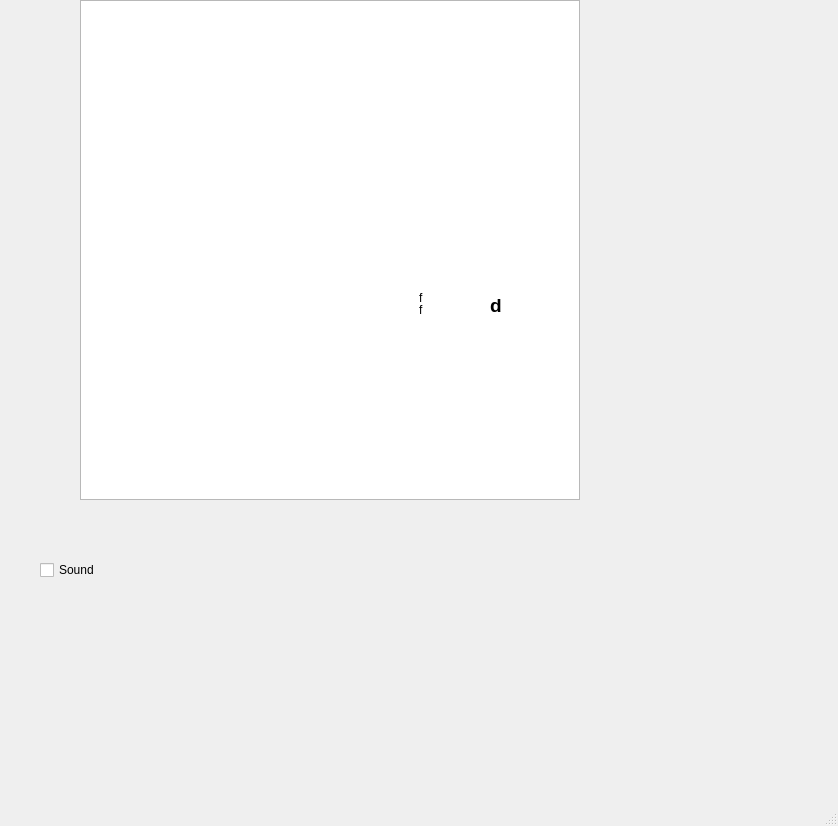
<?xml version="1.0" encoding="UTF-8"?>
<ui version="4.0">
 <class>MainWindowAnimate</class>
 <widget class="QMainWindow" name="MainWindowAnimate">
  <property name="geometry">
   <rect>
    <x>0</x>
    <y>0</y>
    <width>838</width>
    <height>826</height>
   </rect>
  </property>
  <property name="windowTitle">
   <string>MainWindow</string>
  </property>
  <widget class="QWidget" name="centralwidget">
   <widget class="QGraphicsView" name="display">
    <property name="geometry">
     <rect>
      <x>80</x>
      <y>0</y>
      <width>500</width>
      <height>500</height>
     </rect>
    </property>
    <property name="sizePolicy">
     <sizepolicy hsizetype="Fixed" vsizetype="Fixed">
      <horstretch>0</horstretch>
      <verstretch>0</verstretch>
     </sizepolicy>
    </property>
    <property name="maximumSize">
     <size>
      <width>500</width>
      <height>500</height>
     </size>
    </property>
    <property name="verticalScrollBarPolicy">
     <enum>Qt::ScrollBarAlwaysOff</enum>
    </property>
    <property name="horizontalScrollBarPolicy">
     <enum>Qt::ScrollBarAlwaysOff</enum>
    </property>
   </widget>
   <widget class="QCheckBox" name="sound">
    <property name="geometry">
     <rect>
      <x>40</x>
      <y>560</y>
      <width>87</width>
      <height>20</height>
     </rect>
    </property>
    <property name="text">
     <string>Sound</string>
    </property>
   </widget>
   <widget class="QLabel" name="cityName">
    <property name="geometry">
     <rect>
      <x>419</x>
      <y>300</y>
      <width>59</width>
      <height>20</height>
     </rect>
    </property>
    <property name="acceptDrops">
     <bool>false</bool>
    </property>
    <property name="text">
     <string>f</string>
    </property>
   </widget>
   <widget class="QLabel" name="weather">
    <property name="geometry">
     <rect>
      <x>419</x>
      <y>290</y>
      <width>59</width>
      <height>15</height>
     </rect>
    </property>
    <property name="text">
     <string>f</string>
    </property>
   </widget>
   <widget class="QLabel" name="temp">
    <property name="geometry">
     <rect>
      <x>490</x>
      <y>280</y>
      <width>91</width>
      <height>51</height>
     </rect>
    </property>
    <property name="font">
     <font>
      <pointsize>14</pointsize>
      <weight>75</weight>
      <bold>true</bold>
     </font>
    </property>
    <property name="text">
     <string>d</string>
    </property>
   </widget>
  </widget>
  <widget class="QMenuBar" name="menubar">
   <property name="geometry">
    <rect>
     <x>0</x>
     <y>0</y>
     <width>838</width>
     <height>20</height>
    </rect>
   </property>
  </widget>
  <widget class="QStatusBar" name="statusbar"/>
 </widget>
 <resources/>
 <connections/>
</ui>
